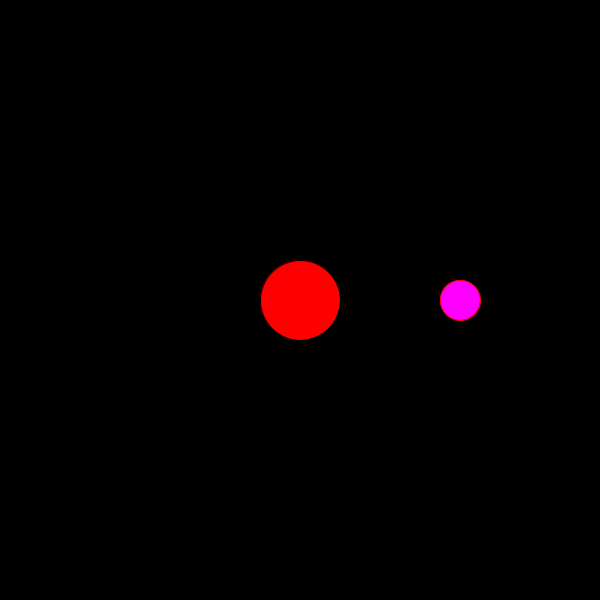
Frame 1 (no input)
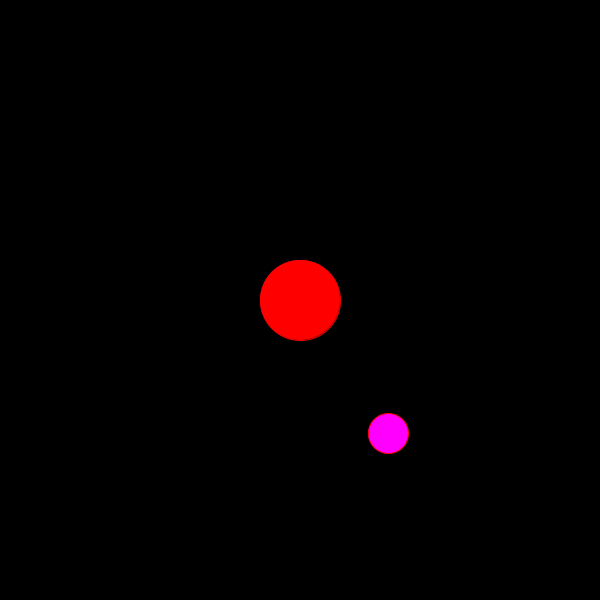
Frame 60 (the mouse pressed at the canvas centre just before this capture)
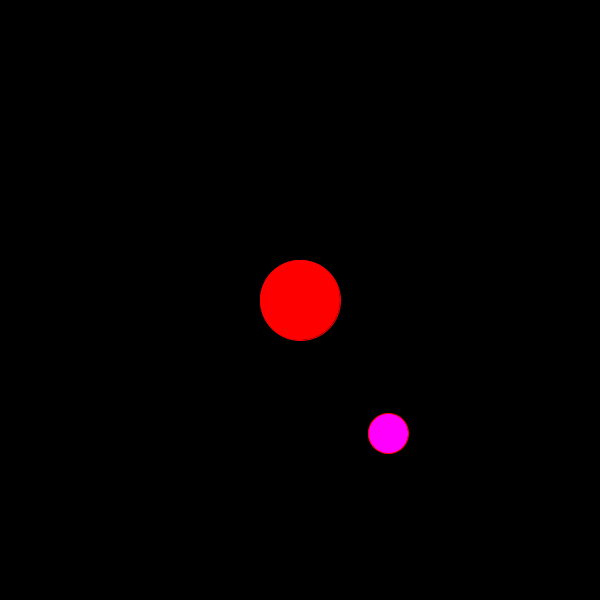
Frame 120 (the mouse held since frame 60 and released just before this capture)

The Processing sketch that drew these frames (run headless with seeded random() and noise(); from frame 60 on, the mouse is pressed at the canvas centre):

// Processing sketch: Circulo
// ── Circulo.pde
PVector pos,pos2;
float r1 = 80;
float r2 = 40;
float ult,a,t,f,w,dif;//cambiar

void setup(){
  size(600,600);
  pos = new PVector(width/2, height/2);
  pos2 = new PVector(pos.x + r1*2, pos.y);
  ult =millis();
  a=1;
  t=1;
  f=1/t;
  w= 2*PI*f;
}
void draw(){
  background(0);
  
  fill(255,0,0);
  ellipse(pos.x, pos.y, r1, r1);
  
  stroke(255,0,0);
  fill(255,0,255);
  ellipse(pos2.x, pos2.y, r2, r2);
  
  pos2.x = r1*2 * cos(a) + pos.x;
  pos2.y = r1*2 * sin(a) + pos.y;
  
  dif = (millis()-ult)/1000;
  a += w* dif;
  ult= millis();
}
